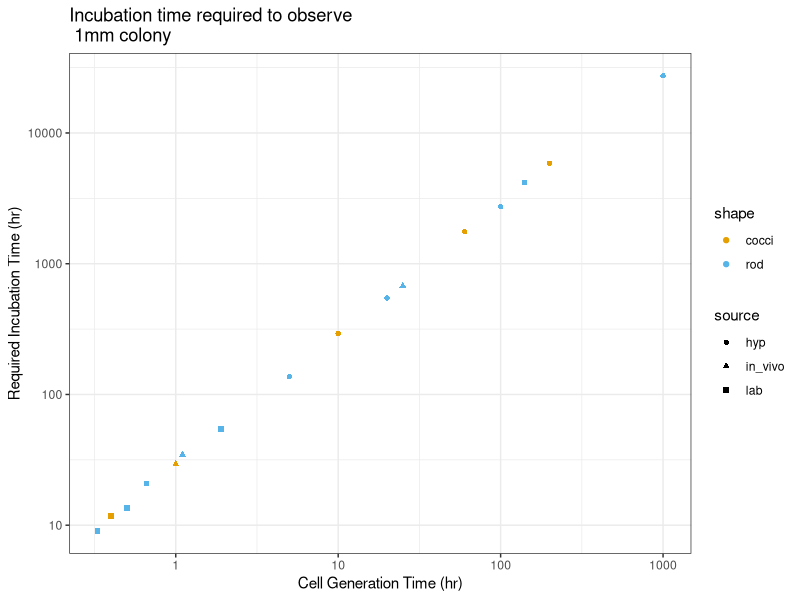
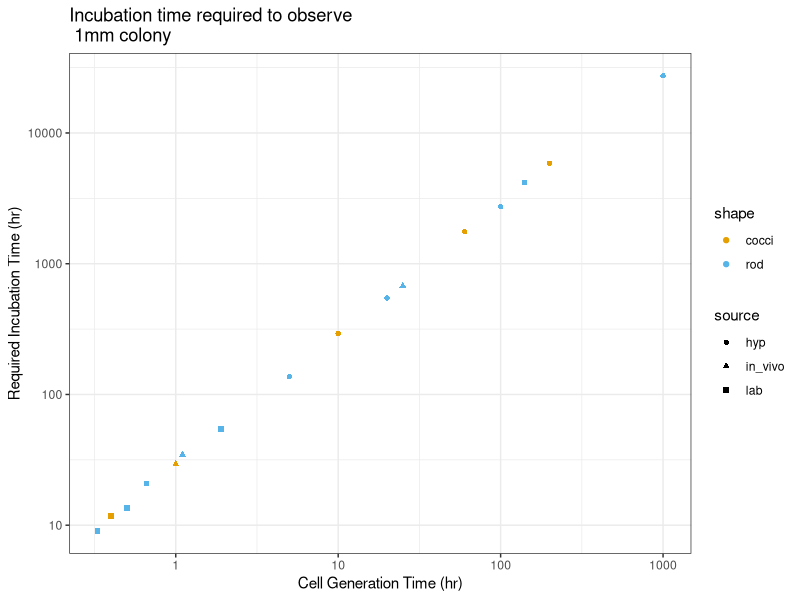

Write the R code that produced these figures, in order.
library(tidyverse)

# Function Definitions
col_volumer <- function(a,b,c) {
  # Volume of a half-ellipsoid of axes a,b, and c
  vol = (4/3)*pi*a*b*c
  vol = vol/2
  return(vol)
}

cell_volumer_rod <- function(a,b,c) {
  vol = a*b*c
  return(vol)
}

cell_volumer_cocci <- function(r) {
  vol = (4/3)*pi*(r^3)
  return(vol)
}

# Define parameters of colony needed to be visible:
xax <-  1000 # x axis, y axis, z axis, in µm
yax <-  1000
zax <-  (1/6)*1000

colony_vol = col_volumer(xax, yax, zax) # generate the volume of a half-ellipsoid, circular base, 1/6th as high as wide

colony_data <- read_csv(file.path('bac_data.csv'))
colony_data <- colony_data %>%
  # Calculate cell volumes
  mutate(cell_volume = case_when(shape == 'cocci' ~ cell_volumer_cocci(mjr_axis/2),
                                 shape == 'rod' ~ cell_volumer_rod(mjr_axis, mnr_axis, mnr_axis))) %>%
  # Calculate number of cells required for given volume
  mutate(num_cells_reqd = colony_vol/cell_volume) %>%
  
  # Calculate number of divisions required to reach visible colony
  mutate(divis_reqd = log2(num_cells_reqd)) %>%
  
  # Calculate hours required to reach that many divisions
  mutate(time_reqd_hr = divis_reqd*gen_time_hr)

ggplot(data = colony_data) +
  geom_point(mapping = aes(x = gen_time_hr, y = time_reqd_hr, color = shape, shape = source)) +
  scale_x_log10() +
  scale_y_log10() +
  ggtitle('Incubation time required to observe \n 1mm colony') +
  xlab('Cell Generation Time (hr)') +
  ylab('Required Incubation Time (hr)') +
  theme_bw() +
  scale_color_manual(values=c( "#E69F00", "#56B4E9"))
ggsave('inc_time.png', width = 4, height = 4)

                                 


